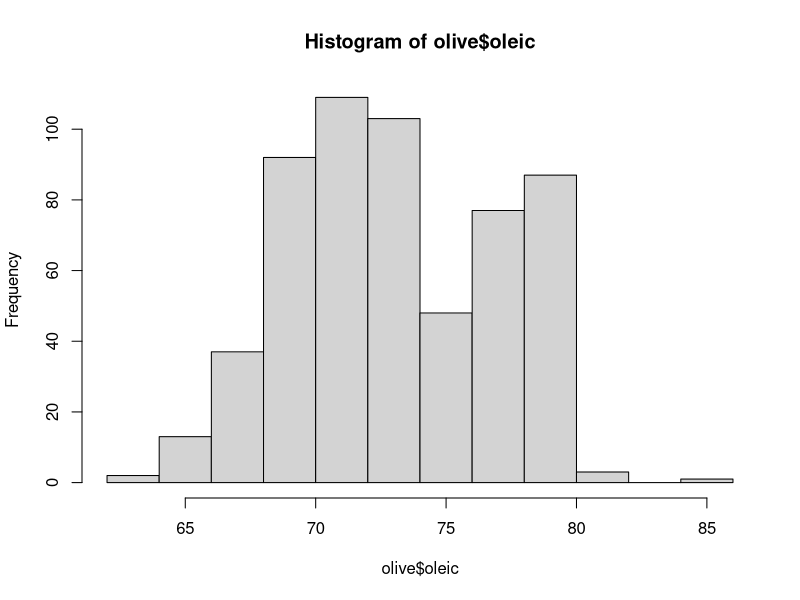
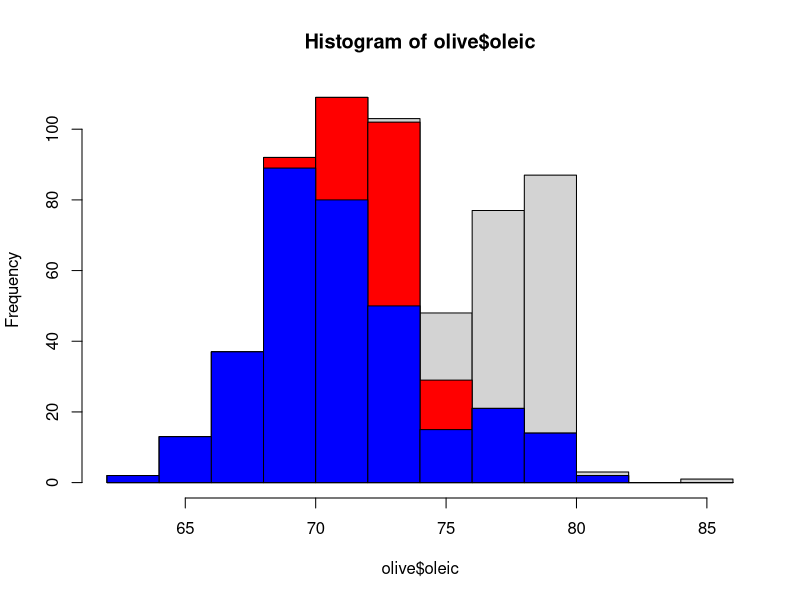
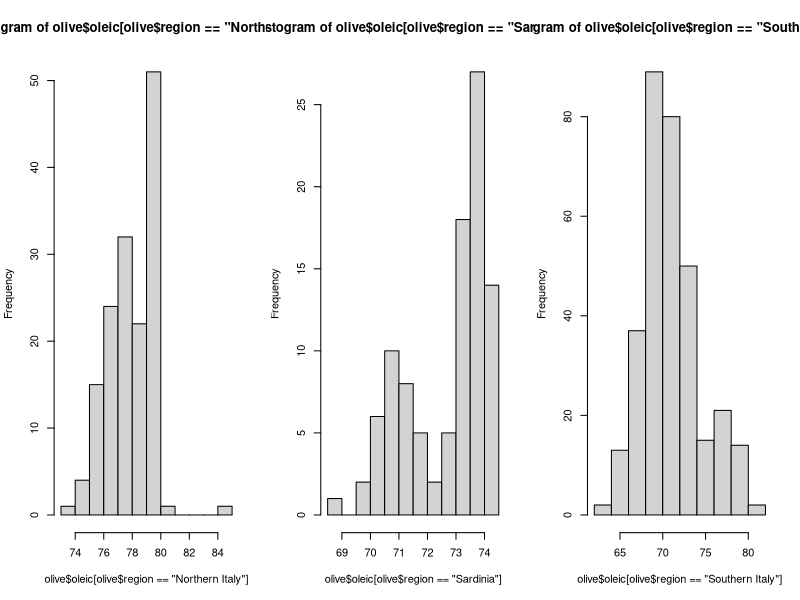
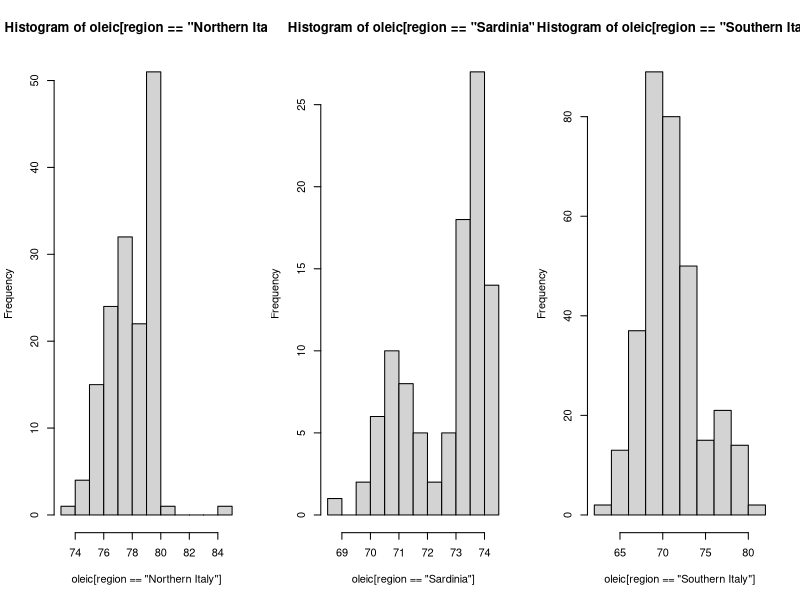
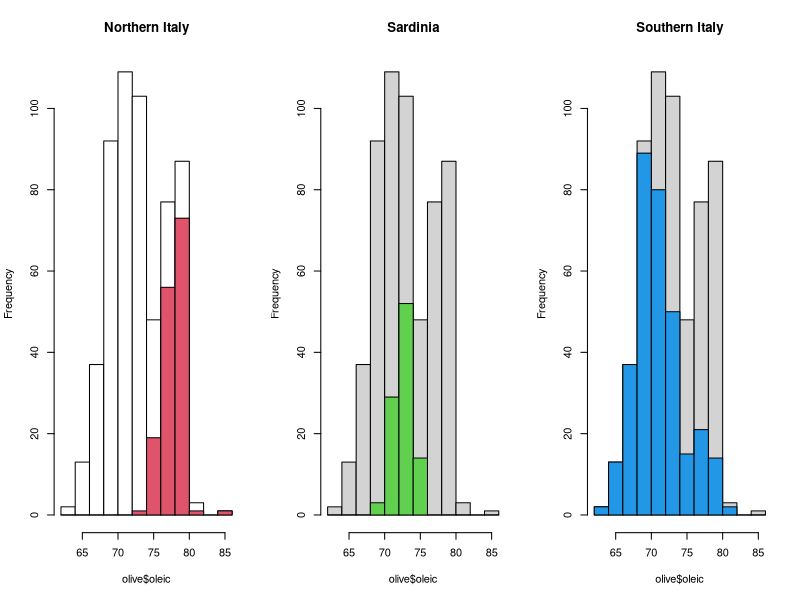
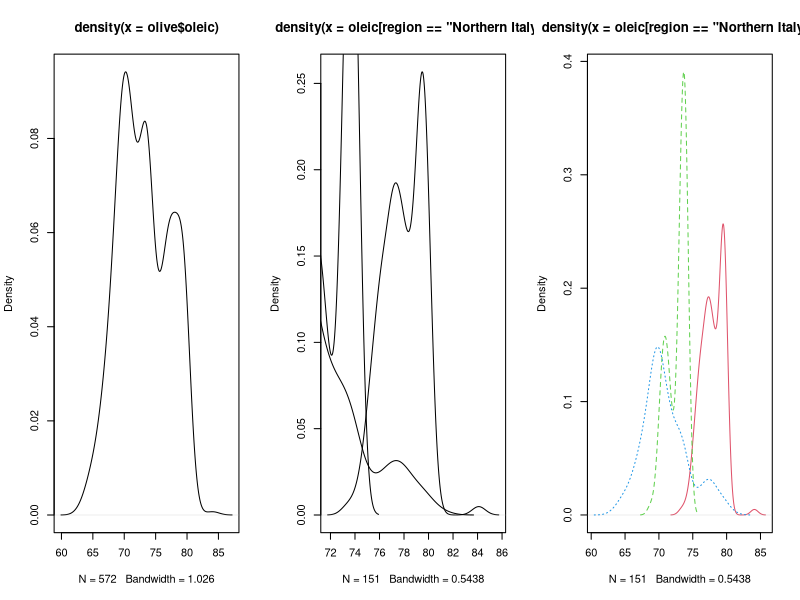
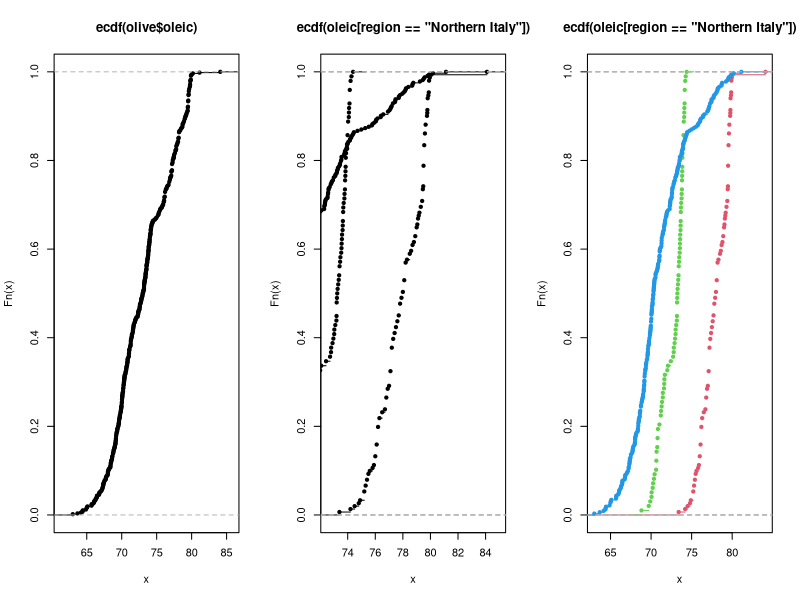
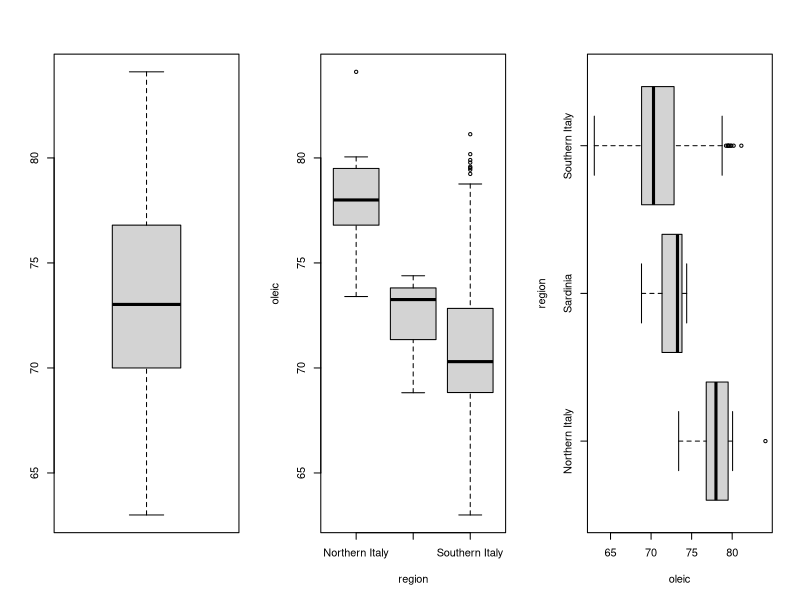

Source code (R) for these figures, in order:
## ----setup, include=FALSE-----------------------------------------------------
knitr::opts_chunk$set(cache=TRUE)


## ----eval = FALSE-------------------------------------------------------------
## # Switch to litres per 100km
## transform(mtcars, litres_per_100km = mpg/235.215)


## ----eval = FALSE-------------------------------------------------------------
## # Only keep rows where cyl is equal to 6 or 8
## subset(mtcars, subset = cyl %in% c(6, 8))
## # Only keep cyl and mpg columns
## subset(mtcars, select = c(cyl, mpg))


## ----eval = TRUE, message = FALSE---------------------------------------------
# Average mpg for each value of cyl
tapply(mtcars$mpg, mtcars$cyl, mean)


## ---- message=FALSE-----------------------------------------------------------
library(dslabs)

# Create histogram for oleic acid
hist(olive$oleic)


## ----hist_fill, message=FALSE, fig.keep="last"--------------------------------
# Look at distribution by region
# using stacked histograms
top_hist <- hist(olive$oleic)
# Gray: North; Red: Sardinia; Blue: South
hist(olive$oleic[olive$region != "Northern Italy"],
     breaks = top_hist$breaks,
     col = "red", add = TRUE)
hist(olive$oleic[olive$region == "Southern Italy"],
     breaks = top_hist$breaks,
     col = "blue", add = TRUE)


## ----hist_facet, message=FALSE, eval = TRUE-----------------------------------
# Split plotting device in three
par(mfrow = c(1,3))
hist(olive$oleic[olive$region == "Northern Italy"])
hist(olive$oleic[olive$region == "Sardinia"])
hist(olive$oleic[olive$region == "Southern Italy"])


## ----eval = FALSE-------------------------------------------------------------
## # Instead of this:
## hist(olive$oleic)
## # You can write this:
## with(olive, hist(oleic))


## ----hist_facet2, message=FALSE, eval = TRUE----------------------------------
# Same as above, but using with
par(mfrow = c(1,3))
# 2nd argument of with is an expression 
# i.e. everything between {}
with(olive, {
  hist(oleic[region == "Northern Italy"])
  hist(oleic[region == "Sardinia"])
  hist(oleic[region == "Southern Italy"])
})


## ---- message=FALSE, eval = FALSE---------------------------------------------
## # A more complex example
## par(mfrow = c(1,3))
## hist_bg <- hist(olive$oleic, col = 'white',
##                 main = "Northern Italy")
## with(olive, {
##   hist(oleic[region == "Northern Italy"],
##        col = 2, add = TRUE, breaks = hist_bg$breaks)
##   plot(hist_bg, main = "Sardinia")
##   hist(oleic[region == "Sardinia"],
##        col = 3, add = TRUE, breaks = hist_bg$breaks)
##   plot(hist_bg, main = "Southern Italy")
##   hist(oleic[region == "Southern Italy"],
##        col = 4, add = TRUE, breaks = hist_bg$breaks)
## })


## ----hist_complex, message=FALSE, eval = TRUE, echo = FALSE-------------------
# A more complex example
par(mfrow = c(1,3))
hist_bg <- hist(olive$oleic, col = 'white', 
                main = "Northern Italy")
with(olive, {
  hist(oleic[region == "Northern Italy"],
       col = 2, add = TRUE, breaks = hist_bg$breaks)
  plot(hist_bg, main = "Sardinia")
  hist(oleic[region == "Sardinia"],
       col = 3, add = TRUE, breaks = hist_bg$breaks)
  plot(hist_bg, main = "Southern Italy")
  hist(oleic[region == "Southern Italy"],
       col = 4, add = TRUE, breaks = hist_bg$breaks)
})


## ---- message=FALSE-----------------------------------------------------------
plot(density(olive$oleic))

# By region--first try
with(olive, {
  plot(density(oleic[region == "Northern Italy"]))
  lines(density(oleic[region == "Sardinia"]))
  lines(density(oleic[region == "Southern Italy"]))
})


## ---- message=FALSE-----------------------------------------------------------
# By region--second try
dens_ni <- with(olive, 
           density(oleic[region == "Northern Italy"]))
dens_sa <- with(olive, 
           density(oleic[region == "Sardinia"]))
dens_si <- with(olive, 
           density(oleic[region == "Southern Italy"]))

str(dens_ni)


## -----------------------------------------------------------------------------
xlim <- range(c(dens_ni$x, dens_sa$x, dens_si$x))
ylim <- range(c(dens_ni$y, dens_sa$y, dens_si$y))

plot(dens_ni, xlim = xlim, ylim = ylim, col = 2)
lines(dens_sa, lty = 2, col = 3)
lines(dens_si, lty = 3, col = 4)


## ---- message=FALSE-----------------------------------------------------------
plot(ecdf(olive$oleic))

# By region--first try
with(olive, {
  plot(ecdf(oleic[region == "Northern Italy"]))
  lines(ecdf(oleic[region == "Sardinia"]))
  lines(ecdf(oleic[region == "Southern Italy"]))
})


## ---- message=FALSE-----------------------------------------------------------
# By region--second try
ecdf_ni <- with(olive, 
                ecdf(oleic[region == "Northern Italy"]))
ecdf_sa <- with(olive,
                ecdf(oleic[region == "Sardinia"]))
ecdf_si <- with(olive, 
                ecdf(oleic[region == "Southern Italy"]))

str(ecdf_ni) # This is a function!


## -----------------------------------------------------------------------------
xlim <- range(olive$oleic)

plot(ecdf_ni, xlim = xlim, col = 2)
lines(ecdf_sa, col = 3)
lines(ecdf_si, col = 4)


## ---- message=FALSE-----------------------------------------------------------
boxplot(olive$oleic)

# Split by region using a formula
boxplot(oleic ~ region, data = olive)

# Flip boxplots
boxplot(oleic ~ region, data = olive,
        horizontal = TRUE)


## -----------------------------------------------------------------------------
plot(stars$magnitude,
     stars$temp)

# Add colour for type of stars
with(stars, plot(magnitude, temp,
                 col = factor(type)))


## ---- echo = TRUE, eval = TRUE------------------------------------------------
library(scatterplot3d)
library(tidyr)
wide_data <- spread(greenhouse_gases,
                    gas, concentration)

head(wide_data, n = 3)

with(wide_data,
     scatterplot3d(CH4,   # x axis
                   CO2,   # y axis
                   N2O    # z axis
))


## -----------------------------------------------------------------------------
library(MASS)

image(kde2d(stars$magnitude,
            stars$temp))


## ---- message = FALSE---------------------------------------------------------
# Select three variables
olive_sub <- subset(olive, 
                    select = c(eicosenoic, arachidic, 
                               linolenic))

plot(olive_sub)


## ---- eval = FALSE------------------------------------------------------------
## # Or alternatively:
## pairs(olive_sub)


## -----------------------------------------------------------------------------
# How to put histograms on the diagonal?
## From the help page for graphics::pairs
panel.hist <- function(x, ...) {
  usr <- par("usr"); on.exit(par(usr))
  par(usr = c(usr[1:2], 0, 1.5) )
  h <- hist(x, plot = FALSE)
  breaks <- h$breaks; nB <- length(breaks)
  y <- h$counts; y <- y/max(y)
  rect(breaks[-nB], 0, breaks[-1], y, col = "cyan",...)
}


## -----------------------------------------------------------------------------
pairs(olive_sub,
      diag.panel = panel.hist)
